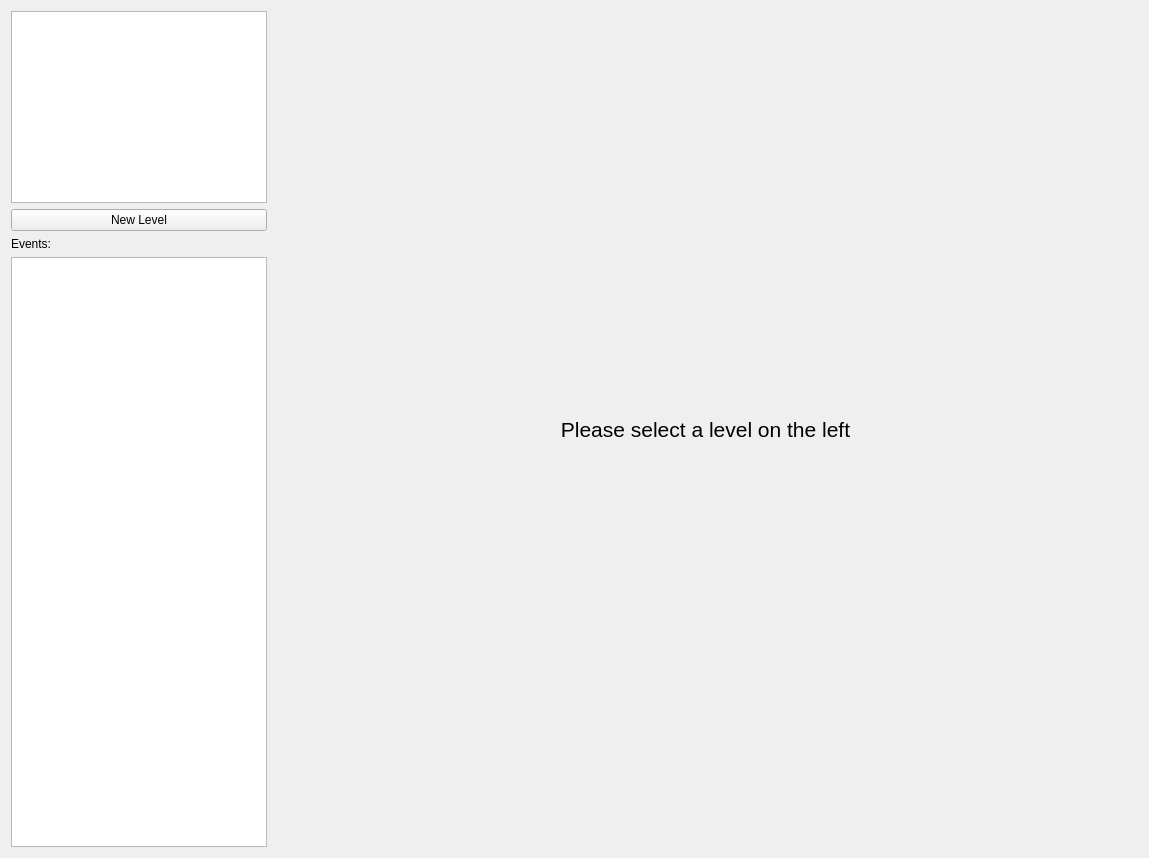
<?xml version="1.0" encoding="UTF-8"?>
<ui version="4.0">
 <class>pageLevelEditor</class>
 <widget class="QWidget" name="pageLevelEditor">
  <property name="geometry">
   <rect>
    <x>0</x>
    <y>0</y>
    <width>1149</width>
    <height>858</height>
   </rect>
  </property>
  <property name="windowTitle">
   <string>Form</string>
  </property>
  <layout class="QHBoxLayout" name="horizontalLayout_2">
   <item>
    <layout class="QVBoxLayout" name="verticalLayout">
     <item>
      <widget class="QListView" name="lvLevels">
       <property name="sizePolicy">
        <sizepolicy hsizetype="Minimum" vsizetype="Minimum">
         <horstretch>0</horstretch>
         <verstretch>0</verstretch>
        </sizepolicy>
       </property>
      </widget>
     </item>
     <item>
      <widget class="QPushButton" name="btnNewLevel">
       <property name="text">
        <string>New Level</string>
       </property>
      </widget>
     </item>
     <item>
      <widget class="QLabel" name="label">
       <property name="text">
        <string>Events:</string>
       </property>
      </widget>
     </item>
     <item>
      <widget class="QListView" name="lvEvents">
       <property name="sizePolicy">
        <sizepolicy hsizetype="Minimum" vsizetype="MinimumExpanding">
         <horstretch>0</horstretch>
         <verstretch>0</verstretch>
        </sizepolicy>
       </property>
      </widget>
     </item>
    </layout>
   </item>
   <item>
    <widget class="QStackedWidget" name="stackedControls">
     <property name="currentIndex">
      <number>0</number>
     </property>
     <widget class="QWidget" name="page">
      <layout class="QVBoxLayout" name="verticalLayout_3">
       <item>
        <widget class="QLabel" name="label_2">
         <property name="font">
          <font>
           <pointsize>16</pointsize>
          </font>
         </property>
         <property name="text">
          <string>Please select a level on the left</string>
         </property>
         <property name="alignment">
          <set>Qt::AlignmentFlag::AlignCenter</set>
         </property>
        </widget>
       </item>
      </layout>
     </widget>
     <widget class="QWidget" name="page_2">
      <layout class="QHBoxLayout" name="horizontalLayout_3">
       <item>
        <layout class="QVBoxLayout" name="verticalLayout_2">
         <item>
          <widget class="LevelEditor" name="gvLevelEditor"/>
         </item>
         <item>
          <layout class="QHBoxLayout" name="horizontalLayout">
           <item>
            <widget class="QPushButton" name="btnLevelSettings">
             <property name="text">
              <string>Level Settings</string>
             </property>
            </widget>
           </item>
           <item>
            <widget class="QPushButton" name="btnEditorSettings">
             <property name="text">
              <string>Editor Settings</string>
             </property>
            </widget>
           </item>
           <item>
            <spacer name="horizontalSpacer">
             <property name="orientation">
              <enum>Qt::Orientation::Horizontal</enum>
             </property>
             <property name="sizeHint" stdset="0">
              <size>
               <width>40</width>
               <height>20</height>
              </size>
             </property>
            </spacer>
           </item>
          </layout>
         </item>
        </layout>
       </item>
      </layout>
     </widget>
    </widget>
   </item>
  </layout>
 </widget>
 <customwidgets>
  <customwidget>
   <class>LevelEditor</class>
   <extends>QGraphicsView</extends>
   <header>widgets/leveleditor.h</header>
  </customwidget>
 </customwidgets>
 <resources/>
 <connections/>
</ui>
